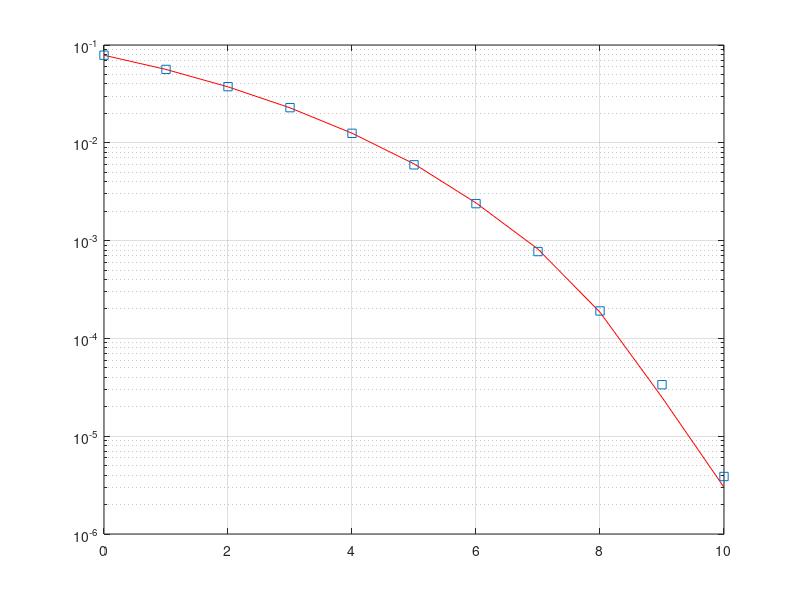

The MATLAB source for this figure:
%Neste exemplo N0 é mantido fixo e a amplitude dos símbolos varia em função de
%Eb/N0. Outra alternativa é manter a amplitude dos símbolos fixa e variar
%N0 em função de Eb/N0.

%A resposta ao impulso do filtro casado é considerada de energia unitária
%(EMF=1)
%Os símbolos 's' são gerados originalmente como +1 e -1, com energia
%unitária portanto, e sua amplitude é variada de acordo com o valor de Eb necessário para obter a razão Eb/N0 pretendida.

%A simulação é discreta, a partir dos símbolos a serem transmitidos (s)
%geramos a saída amostrada do filtro casado (y).

close all;
%clear all;

rand('state', 0);
randn('state', 0);


% Número de bits a serem simulados.
bits = 1e6;

% 2-PAM, dois símbolos possíveis na modulação.
M = 2;

% Geração de bits 0 e 1 equiprováveis.
b =  rand(1, bits) > 0.5;

% N0 será fixa em 1.
N0 = 1;

% Eb a princípio seria 1, já que as amplitudes são +1 e -1. 
% Es também seria 1, já que a modulação é binária (1 bit -> 1 símbolo).

% EMF foi suposto como 1, portanto a variância do ruído após o filtro casado é N0/2 apenas.
n = randn(1, bits) * sqrt(N0/2); 

%%%%%%%%%%%%%CASO ANTIPODAL%%%%%%%%%%%%%%%%

% Transforma os bits em uma onda analógica (ou seja, no sinal)
s = 2 * b - 1;

EbN0Step = 1;
EbN0dBMax = 10;

berValues = zeros(1, EbN0dBMax + 1);
PbValues = zeros(1, EbN0dBMax + 1);

% Valor de Eb/N0 a ser considerado na simulação.
x = 0 : EbN0Step : EbN0dBMax;

for EbN0dB = x

  % Eb/N0 em escala linear.
  EbN0 = 10^(EbN0dB/10); 

  %Eb requerido para atingir a razão Eb/N0 de interesse.
  Eb = EbN0 * N0; 

  % Es calculado a partir de Eb. Como a modulação é binária Es=Eb.
  Es=Eb * log2(M); 

  % A amplitude dos símbolos transmitidos é alterada de modo que a energia média seja Es, e consequentemente Eb seja aquela desejada.
  y = (sqrt(Es) * s) + n; 

  % Decisor.
  b_est = y > 0;

  % Contagem de erros.
  erros = sum(b ~= b_est); 

  % Cálculo da BER.
  ber = erros/bits; 

  % BER teórica.
  Pb = qfunc(sqrt(2 * EbN0));

  
  berValues(floor((EbN0dB/EbN0Step) + 1)) = ber;
  PbValues(floor((EbN0dB/EbN0Step) + 1)) = Pb;
end

%%%%%%%%%%%%%CASO ORTOGONAL%%%%%%%%%%%%%%%%

semilogy(x, berValues, 'r', x, PbValues, 's');
grid on;


